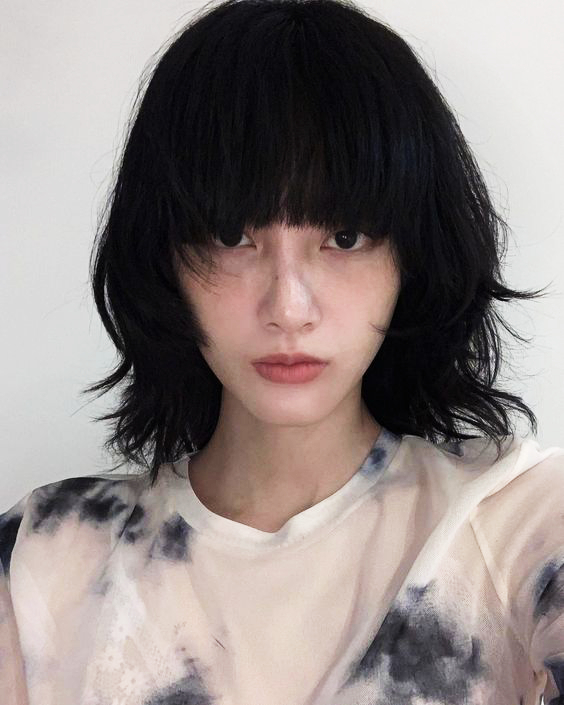
#> input picture FINAL/VETRICALSORT/1.jpg, 564 x 705 px
$ python BWMaker.py
#> lines starting #> are read from the running program, lines starting #| are printed output that depends on the picture; after the words box and inside, x2 and y2 are one past the last pixel; in counts of white or black regions, pixels touching at a corner belong together
import cv2
import os


def BW(low, high):
#> called with low = 100, high = 200
    img = cv2.imread('1.jpg', cv2.IMREAD_GRAYSCALE)
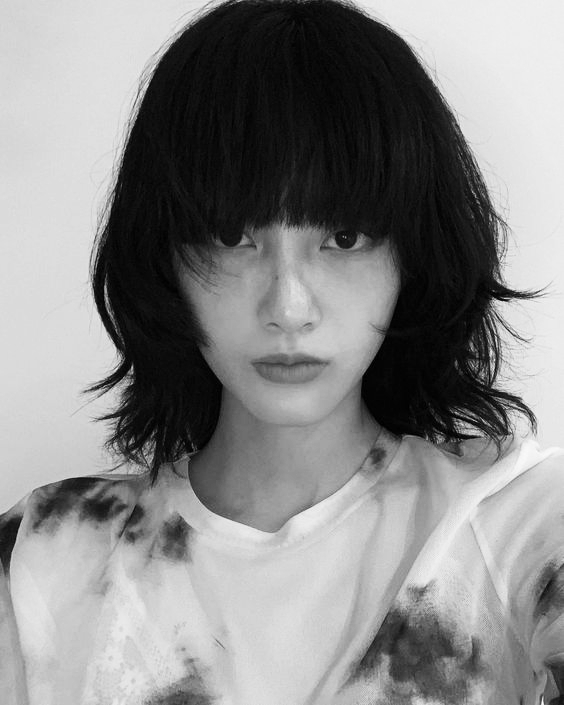
#> img: shape (705, 564); min 0, max 252, mean 135.9
    height = int(img.shape[0])
#> height = 705
    length = img.shape[1]
#> length = 564
    line = []
    low_border = low
    up_border = high
    data = []
    strg = ''

    for column in range(0, length):
        for row in range(0, height):
            if (img[row, column] > low_border) and (img[row, column] < up_border):
                line.append(255)
            else:
                line.append(0)
        for row in range(0, height):
            img[row, column] = line[row]
        for i in range(0, len(line) - 1):
            if line[i] != line[i + 1]:
                strg += f"{line[i]}1"
            else:
                strg += f"{line[i]}"
        strg += f"{line[len(line) - 1]}"
        data.append(strg)
        line.clear()
        strg = ''
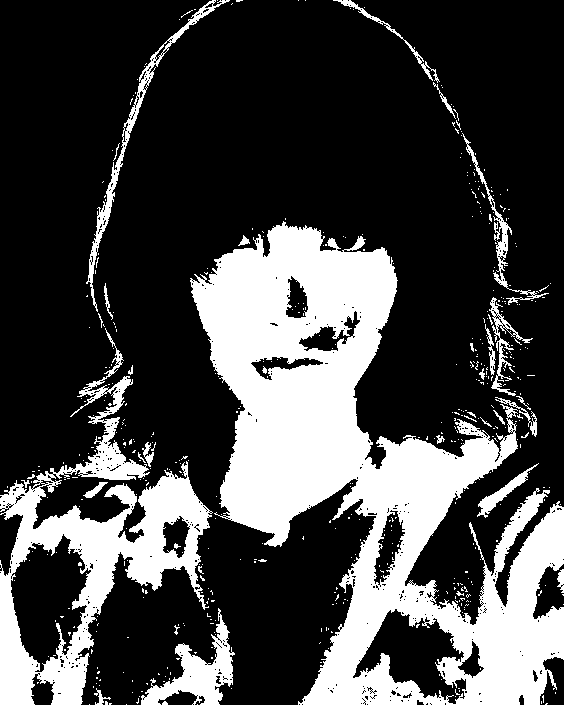
#> img: shape (705, 564); 27.1% white; 506 white regions (471 under 20 px), largest, box (x1, y1, x2, y2) and area: (190, 221, 564, 705) 75483, (0, 328, 213, 705) 21448, (141, 608, 235, 705) 3088
#> after the loop, line = []
        #print(f"{round((row / height) * 100, 2)}%")

    cv2.imwrite("BW.jpg", img)
    return data


if __name__ == "__main__":
    BW(100, 200)
